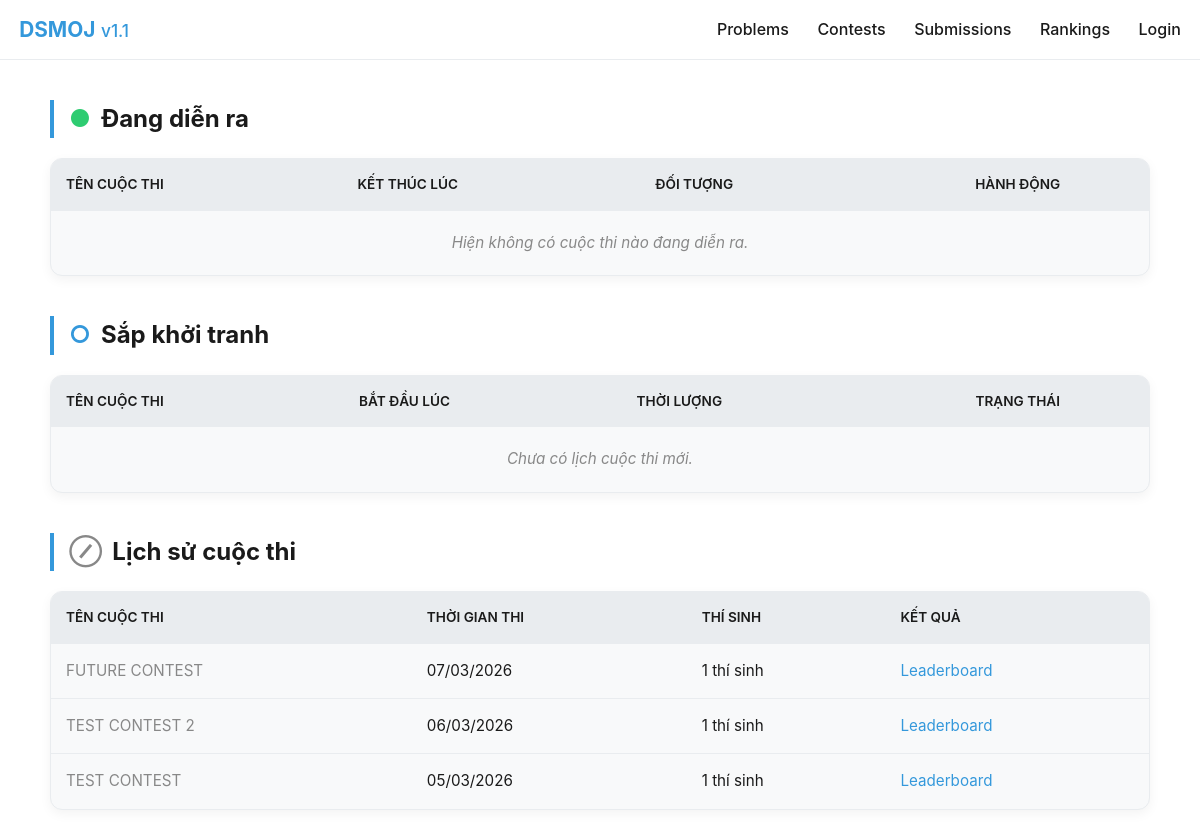
The app's page /contests/ with its own data.
### judge/models.py (models this page shows, shortened)
class Contest(models.Model):
    title = models.TextField()
    description = MarkdownxField()
    problem = models.ManyToManyField(Problem)
    start_time=models.DateTimeField()
    end_time = models.DateTimeField()
    group = models.ForeignKey(Group, on_delete=models.CASCADE, related_name='contests', null=True, blank=True)
    participants = models.ManyToManyField(User, related_name='contests_joined', blank=True)

### judge/views.py (the view)
# urls.py: path('contests/', views.contests),
def contests(request):
    now = timezone.now()
    active_contests = Contest.objects.filter(start_time__lte=now, end_time__gte=now)
    upcoming_contests = Contest.objects.filter(start_time__gt=now).order_by('start_time')
    past_contests = Contest.objects.filter(end_time__lt=now).order_by('-end_time')
    return render(request, 'contest_list.html', {
        'active': active_contests,
        'upcoming': upcoming_contests,
        'past': past_contests
    })

### judge/context_processors.py (called while the page is built)
def contest_status(request):
    now = timezone.now()
    user = request.user
    active_contest = None
    if user.is_authenticated:
        active_contest = user.contests_joined.filter(
            start_time__lte=now,
            end_time__gte=now
        ).first()
    show_contest_mode = request.session.get('is_focused', True)
    return {
        'active_contest': active_contest,
        'show_contest_mode': show_contest_mode,
    }

### judge/templates/contest_list.html (shortened to what this page needs)
<!DOCTYPE html>
<html lang="vi">
<head>
    <link rel="stylesheet" href="https://cdn.jsdelivr.net/npm/katex@0.16.9/dist/katex.min.css">
</head>
<body>
    <div class="nav-wrapper">
        <nav>
            <div class="logo">
                <a href="/"><strong>DSMOJ</strong> <small>v1.1</small></a>
            </div>
            <div class="menu">
                <a href="/problems/">Problems</a>
                <a href="/contests/">Contests</a>
                <a href="/submissions/">Submissions</a>
                <a href="/rankings/">Rankings</a>
                {% if user.is_authenticated %}
                    <a href="/profile/{{user.username}}">{{ user.username }}</a>
                    {%if user.is_superuser %}
                    <a href="/admin/">Superuser Panel</a>
                    {%elif user.is_staff%}
                    <a href="/admin/">Admin Panel</a>
                    {%endif%}
                {% else %}
                    <a href="/login/">Login</a>
                {% endif %}
            </div>
        </nav>
    </div>
    <div class="container">
        <h2><span class="status-live">●</span> Đang diễn ra</h2>
        <div class="table-wrapper">
            <table>
                <thead>
                    <tr>
                        <th>Tên cuộc thi</th>
                        <th>Kết thúc lúc</th>
                        <th>Đối tượng</th>
                        <th style="text-align: center;">Hành động</th>
                    </tr>
                </thead>
                <tbody>
                    {% for c in active %}
                    <tr>
                        <td><a href="/contest/{{ c.id }}"><strong>{{ c.title }}</strong></a></td>
                        <td>{{ c.end_time|date:"H:i - d/m" }}</td>
                        <td>{{ c.group.name|default:"Tự do" }}</td>
                        <td style="text-align: center;">
                            {% if user.is_authenticated %}
                                {% if user in c.participants.all %}
                                    <a href="/contest/{{ c.id }}" class="btn-join btn-success">VÀO THI</a>
                                {% else %}
                                    <form action="/register-contest/{{ c.id }}" method="POST">
                                        {% csrf_token %}
                                        <button type="submit" class="btn-join">ĐĂNG KÝ</button>
                                    </form>
                                {% endif %}
                            {% else %}
                                <a href="/login/" class="btn-join btn-disabled">LOG IN</a>
                            {% endif %}
                        </td>
                    </tr>
                    {% empty %}
                    <tr><td colspan="4" class="empty-msg">Hiện không có cuộc thi nào đang diễn ra.</td></tr>
                    {% endfor %}
                </tbody>
            </table>
        </div>
        <h2><span class="status-upcoming">○</span> Sắp khởi tranh</h2>
        <div class="table-wrapper">
            <table>
                <thead>
                    <tr>
                        <th>Tên cuộc thi</th>
                        <th>Bắt đầu lúc</th>
                        <th>Thời lượng</th>
                        <th style="text-align: center;">Trạng thái</th>
                    </tr>
                </thead>
                <tbody>
                    {% for c in upcoming %}
                    <tr>
                        <td><a href="/contest/{{ c.id }}">{{ c.title }}</a></td>
                        <td>{{ c.start_time|date:"H:i - d/m/Y" }}</td>
                        <td>{{ c.duration }} phút</td>
                        <td style="text-align: center;">
                            {% if user.is_authenticated and user in c.participants.all %}
                                <span class="status-upcoming">ĐÃ ĐĂNG KÝ</span>
                            {% else %}
                                <form action="/register-contest/{{ c.id }}" method="POST">
                                    {% csrf_token %}
                                    <button type="submit" class="btn-join">GHI DANH SỚM</button>
                                </form>
                            {% endif %}
                        </td>
                    </tr>
                    {% empty %}
                    <tr><td colspan="4" class="empty-msg">Chưa có lịch cuộc thi mới.</td></tr>
                    {% endfor %}
                </tbody>
            </table>
        </div>
        <h2><span class="status-past">⊘</span> Lịch sử cuộc thi</h2>
        <div class="table-wrapper">
            <table>
                <thead>
                    <tr>
                        <th>Tên cuộc thi</th>
                        <th>Thời gian thi</th>
                        <th>Thí sinh</th>
                        <th>Kết quả</th>
                    </tr>
                </thead>
                <tbody>
                    {% for c in past %}
                    <tr>
                        <td><a href="/contest/{{ c.id }}" style="color: #888;">{{ c.title }}</a></td>
                        <td>{{ c.start_time|date:"d/m/Y" }}</td>
                        <td>{{ c.participants.count }} thí sinh</td>
                        <td><a href="/contest/{{ c.id }}/rankings/">Leaderboard</a></td>
                    </tr>
                    {% empty %}
                    <tr><td colspan="4" class="empty-msg">Chưa có dữ liệu lịch sử.</td></tr>
                    {% endfor %}
                </tbody>
            </table>
        </div>
    </div>
</body>
</html>

### judge/templates/contest_list.html (style rules this page uses)
:root { --bg: #ffffff; --text: #1a1a1a; --primary: #3498db; --success: #2ecc71; --warning: #f1c40f; --error: #e74c3c; --gray-light: #f8f9fa; --gray-medium: #e9ecef; --code-bg: #2d3436; }
body { font-family: 'Inter', system-ui, -apple-system, sans-serif; line-height: 1.6; color: var(--text); background-color: var(--bg); margin: 0; padding: 0; }
.nav-wrapper { width: 100%; background: var(--bg); border-bottom: 1px solid var(--gray-medium); position: sticky; top: 0; z-index: 1000; }
nav { margin: 0 auto; padding: 0.8rem 1.2rem; display: flex; justify-content: space-between; align-items: center; }
nav a { color: var(--text); text-decoration: none; font-weight: 500; margin-left: 1.5rem; }
.logo a { margin-left: 0; color: var(--primary) !important; font-size: 1.3rem; }
.container { max-width: 1100px; margin: 2rem auto; padding: 0 1.2rem; }
h2 { margin-top: 2.5rem; color: var(--text); display: flex; align-items: center; gap: 10px; border-left: 4px solid var(--primary); padding-left: 15px; }
.table-wrapper { background: var(--gray-light); border-radius: 12px; overflow: hidden; border: 1px solid var(--gray-medium); box-shadow: 0 4px 12px rgba(0,0,0,0.05); margin-bottom: 1.5rem; }
table { width: 100%; border-collapse: collapse; }
th { background: var(--gray-medium); color: var(--text); text-align: left; padding: 15px; font-weight: 600; font-size: 0.85rem; text-transform: uppercase; }
td { padding: 15px; border-bottom: 1px solid var(--gray-medium); font-size: 0.95rem; }
tr:last-child td { border-bottom: none; }
.status-live { color: var(--success); font-weight: bold; animation: pulse 2s infinite; }
.status-upcoming { color: var(--primary); font-weight: bold; }
.status-past { color: #888; }
a { color: var(--primary); text-decoration: none; }
.empty-msg { padding: 20px; text-align: center; color: #888; font-style: italic; }

### records on screen
Contest: title "FUTURE CONTEST", start_time "07/03/2026", participants.count "1"
Contest: title "TEST CONTEST 2", start_time "06/03/2026", participants.count "1"
Contest: title "TEST CONTEST", start_time "05/03/2026", participants.count "1"
